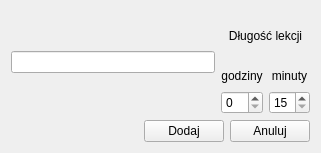
<?xml version="1.0" encoding="UTF-8"?>
<ui version="4.0">
 <class>Form</class>
 <widget class="QWidget" name="Form">
  <property name="geometry">
   <rect>
    <x>0</x>
    <y>0</y>
    <width>321</width>
    <height>153</height>
   </rect>
  </property>
  <property name="windowTitle">
   <string>Form</string>
  </property>
  <layout class="QGridLayout" name="gridLayout_2">
   <item row="0" column="0">
    <layout class="QVBoxLayout" name="verticalLayout_3">
     <item>
      <layout class="QHBoxLayout" name="horizontalLayout">
       <item>
        <layout class="QVBoxLayout" name="verticalLayout_2">
         <item>
          <widget class="QLineEdit" name="lineEdit"/>
         </item>
        </layout>
       </item>
       <item>
        <layout class="QVBoxLayout" name="verticalLayout">
         <item>
          <widget class="QLabel" name="label_3">
           <property name="text">
            <string>Długość lekcji</string>
           </property>
           <property name="alignment">
            <set>Qt::AlignCenter</set>
           </property>
          </widget>
         </item>
         <item>
          <layout class="QGridLayout" name="gridLayout">
           <item row="0" column="0">
            <widget class="QLabel" name="label">
             <property name="text">
              <string>godziny</string>
             </property>
             <property name="alignment">
              <set>Qt::AlignCenter</set>
             </property>
            </widget>
           </item>
           <item row="1" column="1">
            <widget class="QSpinBox" name="spinBox_2">
             <property name="minimum">
              <number>15</number>
             </property>
            </widget>
           </item>
           <item row="0" column="1">
            <widget class="QLabel" name="label_2">
             <property name="text">
              <string>minuty</string>
             </property>
             <property name="alignment">
              <set>Qt::AlignCenter</set>
             </property>
            </widget>
           </item>
           <item row="1" column="0">
            <widget class="QSpinBox" name="spinBox"/>
           </item>
          </layout>
         </item>
        </layout>
       </item>
      </layout>
     </item>
     <item>
      <layout class="QHBoxLayout" name="horizontalLayout_2">
       <item>
        <spacer name="horizontalSpacer">
         <property name="orientation">
          <enum>Qt::Horizontal</enum>
         </property>
         <property name="sizeHint" stdset="0">
          <size>
           <width>40</width>
           <height>20</height>
          </size>
         </property>
        </spacer>
       </item>
       <item>
        <widget class="QPushButton" name="pushButton">
         <property name="text">
          <string>Dodaj</string>
         </property>
        </widget>
       </item>
       <item>
        <widget class="QPushButton" name="pushButton_2">
         <property name="text">
          <string>Anuluj</string>
         </property>
        </widget>
       </item>
      </layout>
     </item>
    </layout>
   </item>
  </layout>
 </widget>
 <resources/>
 <connections/>
</ui>
